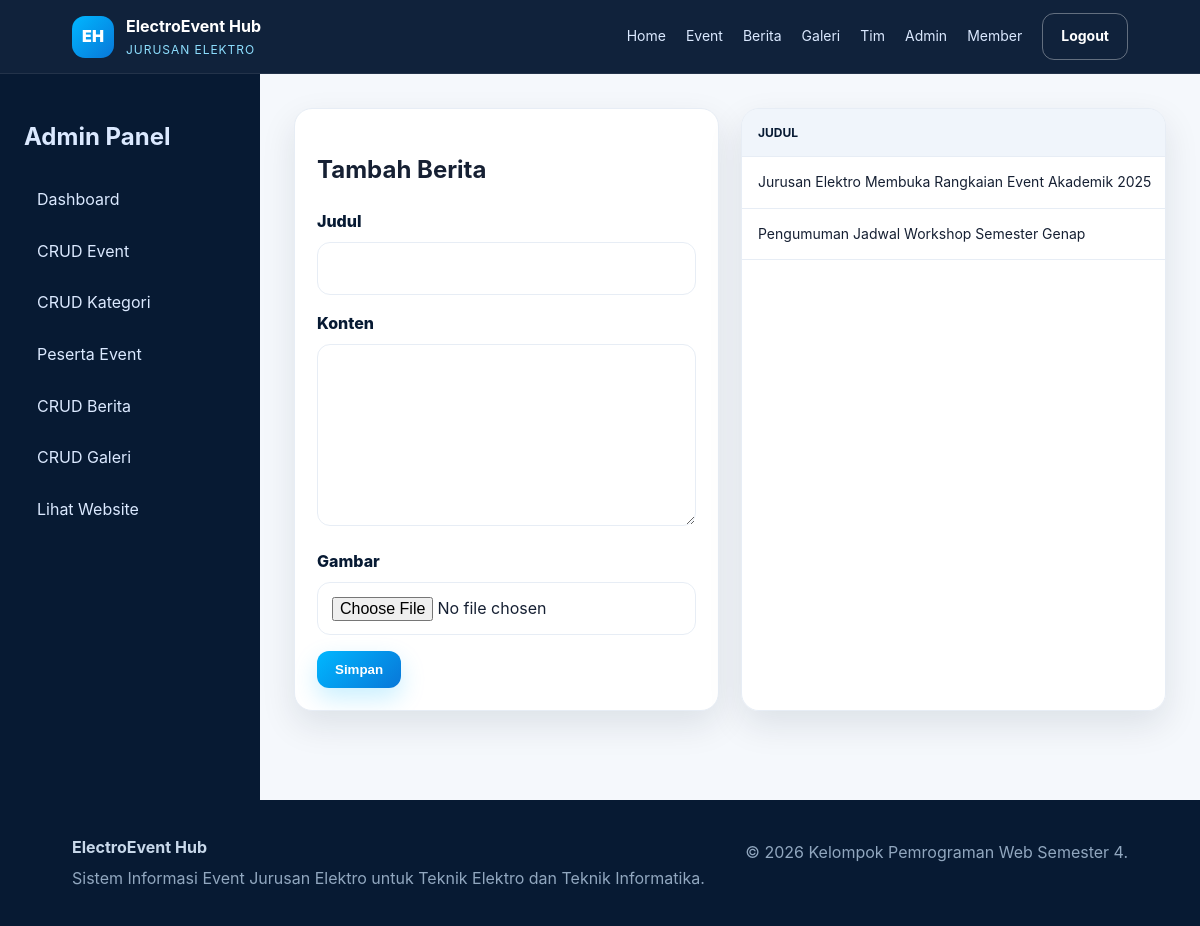
Screenshot of /admin/news.php (signed in) with the database file from the repository.
### tables this page shows
CREATE TABLE news (
  id INT AUTO_INCREMENT PRIMARY KEY,
  title VARCHAR(180) NOT NULL,
  slug VARCHAR(200) NOT NULL UNIQUE,
  content TEXT NOT NULL,
  image VARCHAR(255) DEFAULT NULL,
  author_id INT DEFAULT NULL,
  created_at TIMESTAMP DEFAULT CURRENT_TIMESTAMP,
  CONSTRAINT fk_news_author FOREIGN KEY (author_id) REFERENCES users(id) ON DELETE SET NULL ON UPDATE CASCADE
);

### includes/functions.php (called while the page is built, shortened)
<?php
function e($value) {
    return htmlspecialchars((string) $value, ENT_QUOTES, 'UTF-8');
}

### admin/news.php (the view, shortened to what this page needs)
<?php
require_once __DIR__ . '/../config/database.php'; require_once __DIR__ . '/../includes/functions.php'; require_admin();
$id=(int)($_GET['edit']??0);$edit=['title'=>'','content'=>'','image'=>'']; if($id){$stmt=$pdo->prepare('SELECT * FROM news WHERE id=?');$stmt->execute([$id]);$edit=$stmt->fetch() ?: $edit;}
$news=$pdo->query('SELECT * FROM news ORDER BY created_at DESC')->fetchAll();$title='Kelola Berita';require_once __DIR__ . '/_layout.php';
?>
<div class="grid grid-2"><form class="card card-body" method="post" enctype="multipart/form-data"><h2><?= $id?'Edit':'Tambah' ?> Berita</h2><input type="hidden" name="id" value="<?= e($id) ?>"><div class="form-row"><label class="label">Judul</label><input class="input" name="title" value="<?= e($edit['title']) ?>" required></div><div class="form-row"><label class="label">Konten</label><textarea name="content" rows="6" required><?= e($edit['content']) ?></textarea></div><div class="form-row"><label class="label">Gambar</label><input class="input" type="file" name="image" accept="image/*"></div><button class="btn btn-primary">Simpan</button></form><div class="table-wrap"><table><thead><tr><th>Judul</th><th>Aksi</th></tr></thead><tbody><?php foreach($news as $n): ?><tr><td><?= e($n['title']) ?></td><td><a href="?edit=<?= $n['id'] ?>">Edit</a> | <a onclick="return confirm('Hapus?')" href="?delete=<?= $n['id'] ?>">Hapus</a></td></tr><?php endforeach; ?></tbody></table></div></div>
<?php require_once __DIR__ . '/_footer.php'; ?>

### assets/css/style.css (style rules this page uses)
:root { --navy:#071a33;--navy2:#102a4c;--blue:#0877d8;--electric:#00b7ff;--white:#fff;--muted:#61718a;--line:#e7edf5;--bg:#f5f8fc;--danger:#d93025;--ok:#118a45;--warn:#b76a00;--shadow:0 14px 35px rgba(7,26,51,.10);--radius:18px }
* { box-sizing:border-box }
body { margin:0;font-family:Inter,Segoe UI,Arial,sans-serif;background:var(--bg);color:#162033;line-height:1.6 }
.btn { display:inline-flex;align-items:center;justify-content:center;gap:8px;border:0;border-radius:12px;padding:11px 18px;font-weight:700;cursor:pointer }
.btn-primary { background:linear-gradient(135deg,var(--electric),var(--blue));color:#fff;box-shadow:0 10px 24px rgba(0,183,255,.22) }
.grid { display:grid;gap:22px }
.grid-2 { grid-template-columns:repeat(2,1fr) }
.card { background:#fff;border:1px solid var(--line);border-radius:var(--radius);box-shadow:var(--shadow);overflow:hidden }
.card-body { padding:22px }
.input,select,textarea { width:100%;border:1px solid var(--line);background:#fff;border-radius:13px;padding:13px 14px;font:inherit;outline:none }
.form-row { margin-bottom:16px }
.label { display:block;margin-bottom:7px;font-weight:800;color:var(--navy) }
.table-wrap { overflow:auto;background:#fff;border:1px solid var(--line);border-radius:var(--radius);box-shadow:var(--shadow) }
table { width:100%;border-collapse:collapse;min-width:760px }
th,td { padding:14px 16px;text-align:left;border-bottom:1px solid var(--line);font-size:14px }
th { background:#f0f5fb;color:var(--navy);text-transform:uppercase;font-size:12px }

### rows the page displays
news: title "Jurusan Elektro Membuka Rangkaian Event Akademik 2025"
news: title "Pengumuman Jadwal Workshop Semester Genap"
